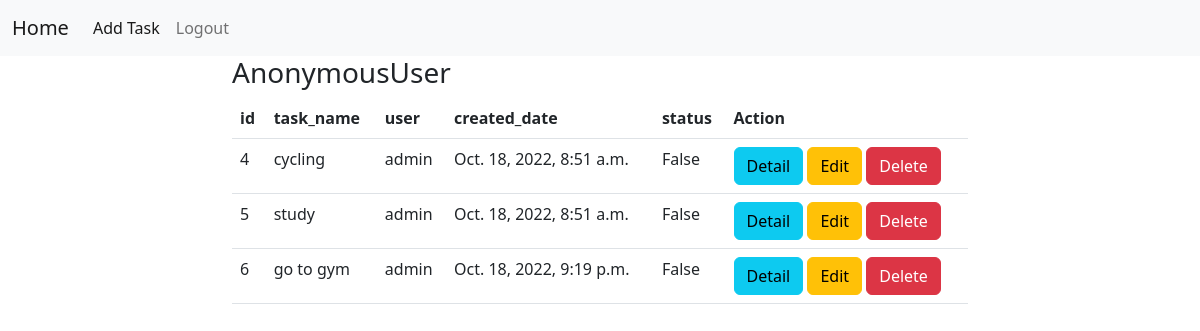
/todos/all/, run on the app's committed database.
### task/models.py (models this page shows, shortened)
class Task(models.Model):
    task_name = models.CharField(max_length=100)
    user = models.ForeignKey(User, on_delete=models.CASCADE)
    created_date = models.DateTimeField(auto_now_add=True)
    status = models.BooleanField(default=False)

### task/views.py (the view)
# urls.py: path('todos/all/', TaskListView.as_view(), name="todo-all"),
class TaskListView(View):
    def get(self, request, *args, **kwargs):
        qs = Task.objects.all()
        return render(request, "task_list.html", {'todos': qs})

### task/templates/task_list.html
{%extends 'base.html'%} {%block body_block%}
<div class="container">
  <div class="row">
    <div class="col-2"></div>
    <div class="col-8">
      <h3>{{request.user}}</h3>
      <table class="table">
        <tr>
          <th>id</th>
          <th>task_name</th>
          <th>user</th>
          <th>created_date</th>
          <th>status</th>
          <th>Action</th>
        </tr>
        {%for task in todos%}
        <tr>
          <td>{{task.id}}</td>
          <td>{{task.task_name}}</td>
          <td>{{task.user}}</td>
          <td>{{task.created_date}}</td>
          <td>{{task.status}}</td>
          <td>
            <a href="{%url 'todo-detail' task.id%}" class="btn btn-info"
              >Detail</a
            >
            <a href="" class="btn btn-warning">Edit</a>
            <a href="{%url 'todo-delete' task.id%}" class="btn btn-danger"
              >Delete</a
            >
          </td>
        </tr>
        {%endfor%}
      </table>
    </div>
    <div class="col-2"></div>
  </div>
</div>
{%endblock%}

### task/templates/base.html (shortened to what this page needs)
<!DOCTYPE html>
<html lang="en">
  <head>
    <link
      href="https://cdn.jsdelivr.net/npm/bootstrap@5.2.2/dist/css/bootstrap.min.css"
      rel="stylesheet"
    />
  </head>
  <body>
    <nav class="navbar navbar-expand-lg bg-light">
      <div class="container-fluid">
        <a class="navbar-brand" href="{%url 'todo-all'%}">Home</a>
        <div class="collapse navbar-collapse" id="navbarSupportedContent">
          <ul class="navbar-nav me-auto mb-2 mb-lg-0">
            <li class="nav-item">
              <a
                class="nav-link active"
                aria-current="page"
                href="{%url 'todo-add'%}"
                >Add Task</a
              >
            </li>
            <li class="nav-item">
              <a class="nav-link" href="#">Logout</a>
            </li>
          </ul>
        </div>
      </div>
    </nav>
    {%block body_block%} {%endblock%}
  </body>
</html>

### data on the page
Task: id "4", task_name "cycling", user "admin", created_date "Oct. 18, 2022, 8:51 a.m.", status "False"
Task: id "5", task_name "study", user "admin", created_date "Oct. 18, 2022, 8:51 a.m.", status "False"
Task: id "6", task_name "go to gym", user "admin", created_date "Oct. 18, 2022, 9:19 p.m.", status "False"

### other printed values
{{ request.user }} "AnonymousUser"
